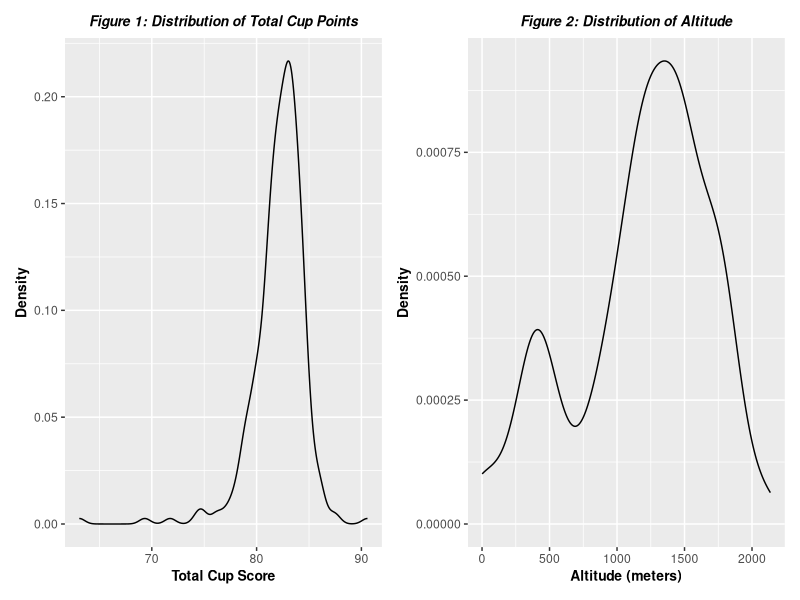
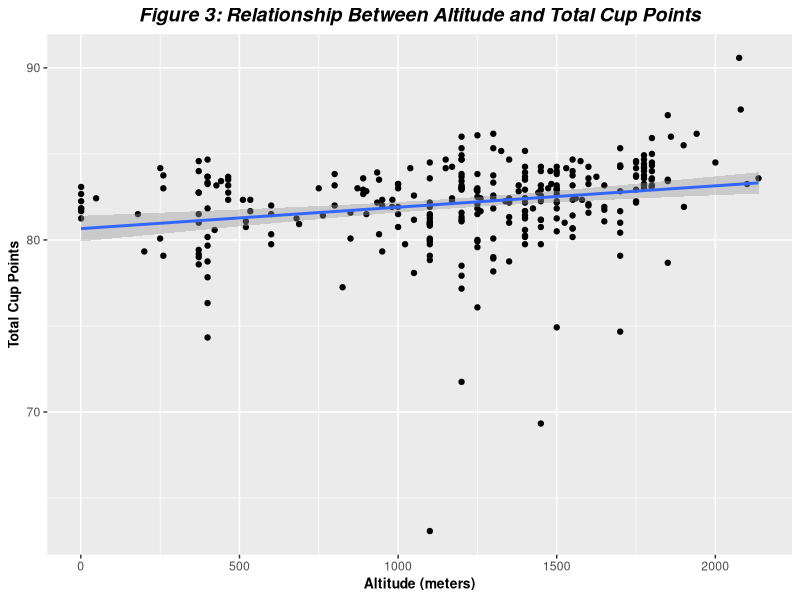
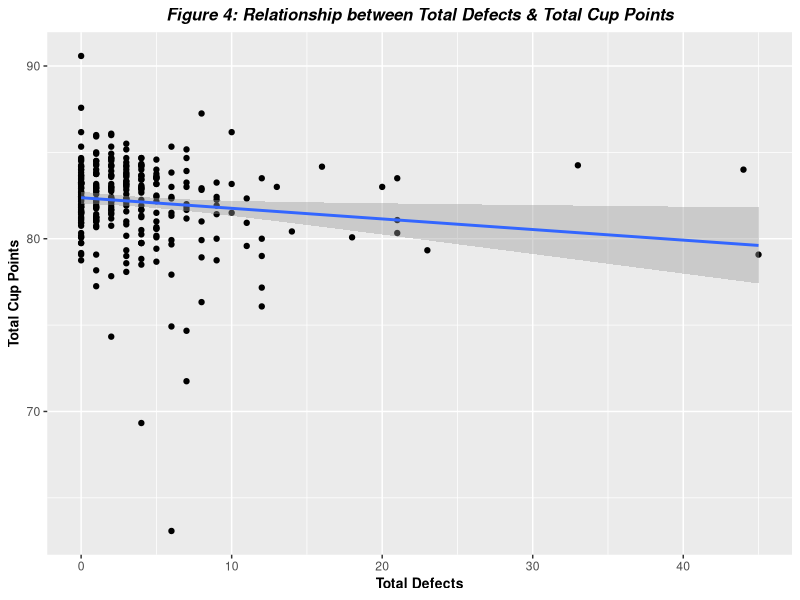
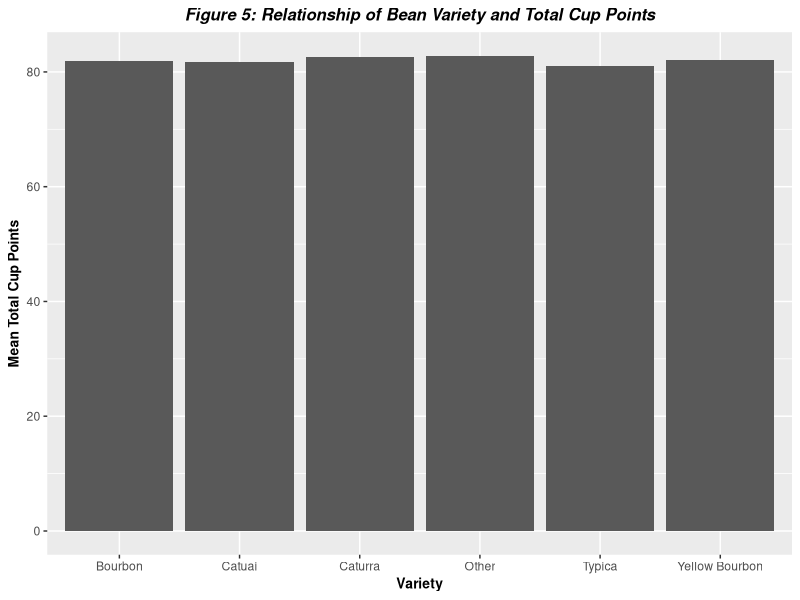
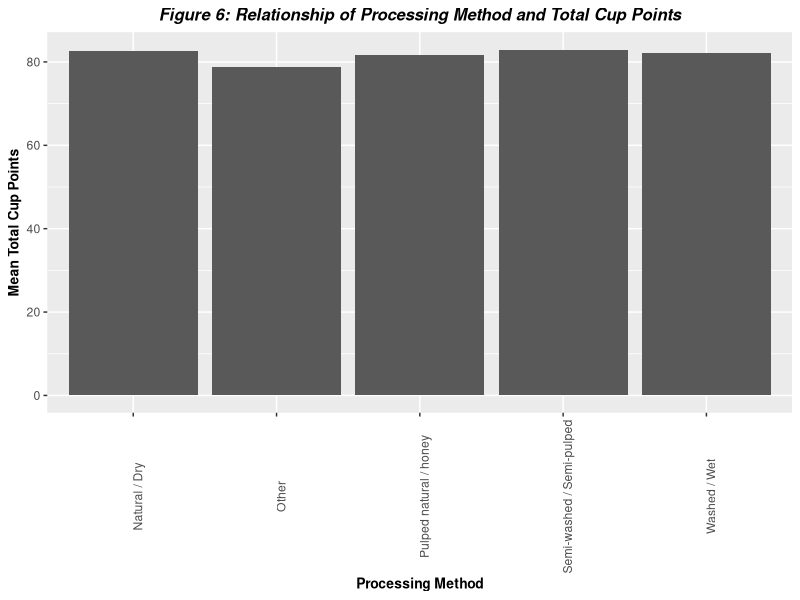
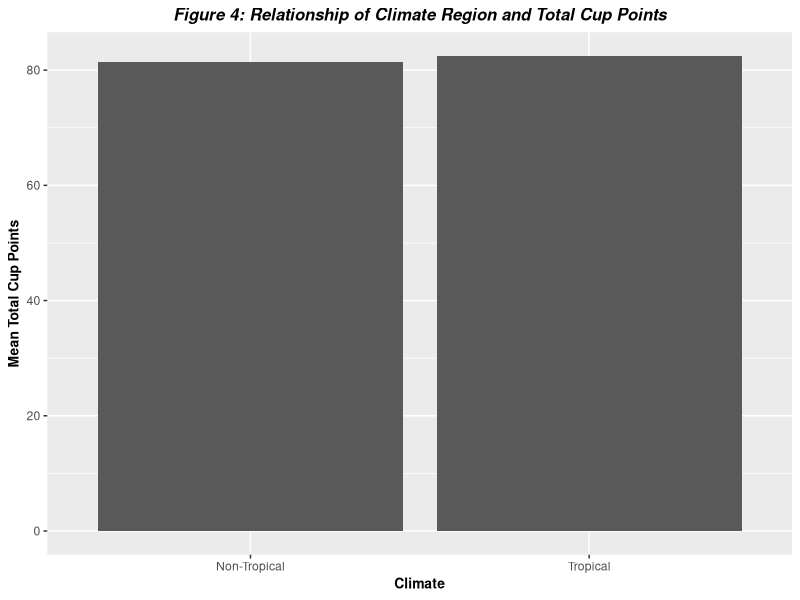
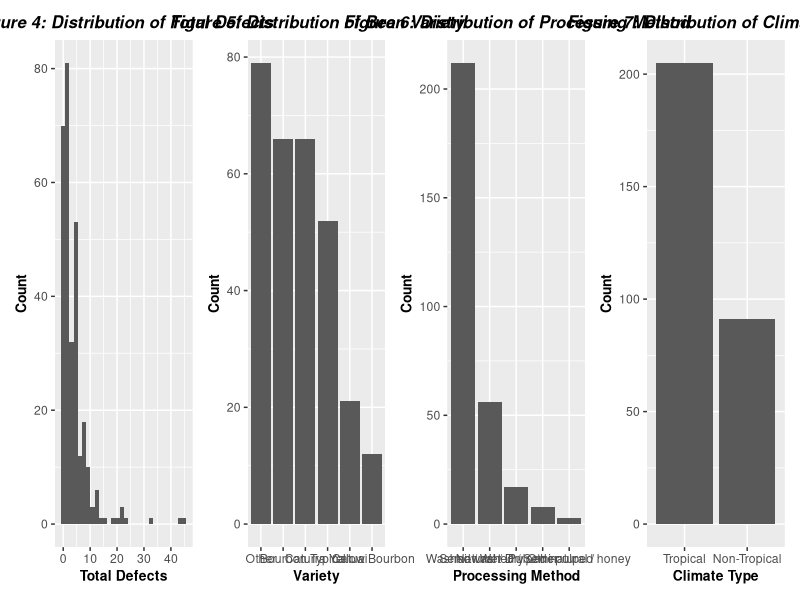
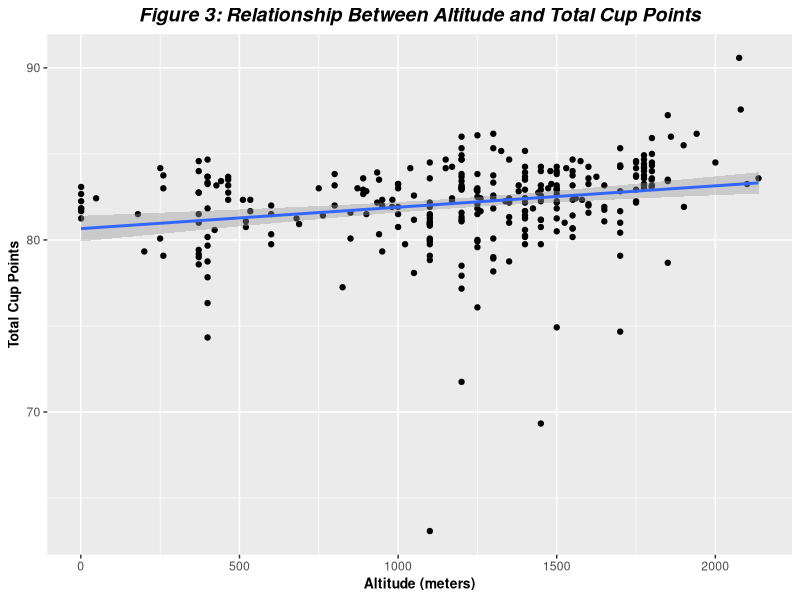

Recreate these plots in R, in order.
## ---- chunk 1
knitr::opts_chunk$set(echo = TRUE)
## ---- chunk 2
library(tidyverse)
library(magrittr)
library(ggplot2)
library(patchwork)
library(forcats)

eda_df <- read.csv("eda_df_v3.csv")
## ---- chunk 3
## Numerical: Histogram
cup_hist <- eda_df %>% 
  ggplot(aes(x=Total.Cup.Points)) + geom_density() +
  labs(title="Figure 1: Distribution of Total Cup Points",
       x="Total Cup Score", y="Density") + 
  theme(
    plot.title = element_text(size=10, face="bold.italic", hjust=0.5),
    axis.title.x = element_text(size=10, face="bold"),
    axis.title.y = element_text(size=10, face="bold")
    )
#ggsave("plots/cup_dist.png", width = 6, height = 4)

alt_hist <- eda_df %>% 
  ggplot(aes(x=altitude_mean_meters_adj)) + geom_density() +
    labs(title="Figure 2: Distribution of Altitude",
       x="Altitude (meters)", y="Density") + 
  theme(
    plot.title = element_text(size=10, face="bold.italic", hjust=0.5),
    axis.title.x = element_text(size=10, face="bold"),
    axis.title.y = element_text(size=10, face="bold")
    )
#ggsave("plots/altitude_dist.png", width = 6, height = 4)

cup_hist | alt_hist
## ---- chunk 4
alt_points <- eda_df %>%
  ggplot(aes(x=altitude_mean_meters_adj, y=Total.Cup.Points)) + 
  geom_point() + geom_smooth(method = "lm") +
    labs(title="Figure 3: Relationship Between Altitude and Total Cup Points",
       x="Altitude (meters)", y="Total Cup Points") + 
  theme(
    plot.title = element_text(size=14, face="bold.italic", hjust=0.5),
    axis.title.x = element_text(size=10, face="bold"),
    axis.title.y = element_text(size=10, face="bold")
    )
ggsave("plots/altitude_cupscore_scatter.png", width = 8, height = 4)

alt_points
## ---- chunk 5
defect_tcs <- eda_df %>% 
  ggplot(aes(x=total_defects, y=Total.Cup.Points)) + 
  geom_point() + geom_smooth(method='lm') + 
    labs(title="Figure 4: Relationship between Total Defects & Total Cup Points",
       x="Total Defects", y="Total Cup Points") + 
  theme(
    plot.title = element_text(size=12, face="bold.italic", hjust=0.5),
    axis.title.x = element_text(size=10, face="bold"),
    axis.title.y = element_text(size=10, face="bold")
    )

defect_tcs
## ---- chunk 6
variety_tcs <- eda_df %>% 
  ggplot(aes(x=variety_adj, y=Total.Cup.Points)) + geom_bar(stat='summary', fun='mean') +
    labs(title="Figure 5: Relationship of Bean Variety and Total Cup Points",
       x="Variety", y="Mean Total Cup Points") + 
  theme(
    plot.title = element_text(size=12, face="bold.italic", hjust=0.5),
    axis.title.x = element_text(size=10, face="bold"),
    axis.title.y = element_text(size=10, face="bold")
    )
variety_tcs
## ---- chunk 7
proc_tcs <- eda_df %>% 
  ggplot(aes(x=Processing.Method, y=Total.Cup.Points)) + geom_bar(stat='summary', fun='mean') +
    labs(title="Figure 6: Relationship of Processing Method and Total Cup Points",
       x="Processing Method", y="Mean Total Cup Points") + 
  theme(
    plot.title = element_text(size=12, face="bold.italic", hjust=0.5),
    axis.title.x = element_text(size=10, face="bold"),
    axis.title.y = element_text(size=10, face="bold"),
    axis.text.x = element_text(angle=90)
    )
proc_tcs
## ---- chunk 8
trop_tcs <- eda_df %>% 
  mutate(Trop_Ind = ifelse(eda_df$Non_Tropical==0, 'Tropical', 'Non-Tropical')) %>%
  ggplot(aes(x=Trop_Ind, y=Total.Cup.Points)) + geom_bar(stat='summary', fun='mean') +
    labs(title="Figure 4: Relationship of Climate Region and Total Cup Points",
       x="Climate", y="Mean Total Cup Points") + 
  theme(
    plot.title = element_text(size=12, face="bold.italic", hjust=0.5),
    axis.title.x = element_text(size=10, face="bold"),
    axis.title.y = element_text(size=10, face="bold")
    )
trop_tcs
## ---- chunk 9
# Show distributions of: variety, processing methods, tropical, total defects
defect_hist <- eda_df %>% 
  ggplot(aes(x=total_defects)) + geom_histogram() +
    labs(title="Figure 4: Distribution of Total Defects",
       x="Total Defects", y="Count") + 
  theme(
    plot.title = element_text(size=12, face="bold.italic", hjust=0.5),
    axis.title.x = element_text(size=10, face="bold"),
    axis.title.y = element_text(size=10, face="bold")
    )

variety_hist <- eda_df %>% 
  ggplot(aes(x=fct_infreq(variety_adj))) + geom_bar() +
    labs(title="Figure 5: Distribution of Bean Variety",
       x="Variety", y="Count") + 
  theme(
    plot.title = element_text(size=12, face="bold.italic", hjust=0.5),
    axis.title.x = element_text(size=10, face="bold"),
    axis.title.y = element_text(size=10, face="bold")
    )

proc_hist <- eda_df %>% 
  ggplot(aes(x=fct_infreq(Processing.Method))) + geom_bar() +
    labs(title="Figure 6: Distribution of Processing Method",
       x="Processing Method", y="Count") + 
  theme(
    plot.title = element_text(size=12, face="bold.italic", hjust=0.5),
    axis.title.x = element_text(size=10, face="bold"),
    axis.title.y = element_text(size=10, face="bold")
    )

climate_hist <- eda_df %>%
  mutate(Trop_Ind = ifelse(eda_df$Non_Tropical==0, 'Tropical', 'Non-Tropical')) %>%
  ggplot(aes(x=fct_infreq(Trop_Ind))) + geom_bar() +
    labs(title="Figure 7: Distribution of Climate Type",
       x="Climate Type", y="Count") + 
  theme(
    plot.title = element_text(size=12, face="bold.italic", hjust=0.5),
    axis.title.x = element_text(size=10, face="bold"),
    axis.title.y = element_text(size=10, face="bold")
    )

defect_hist | variety_hist | proc_hist | climate_hist
## ---- chunk 10
eda_df %>% 
  count(variety_adj) %>%
  arrange(desc(n))

eda_df %>% 
  count(Processing.Method) %>%
  arrange(desc(n))


